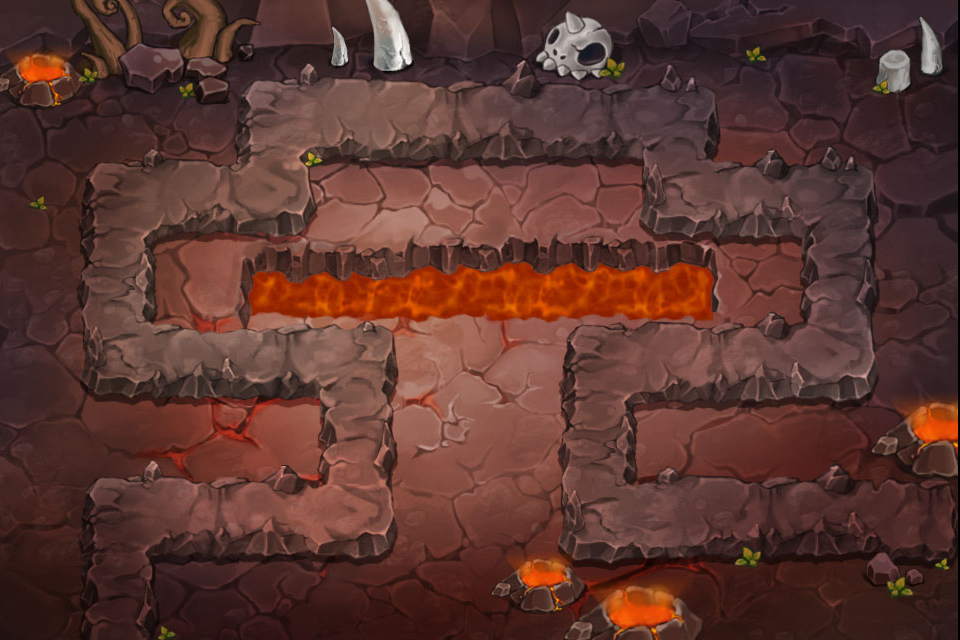

Tiled map render using the project's own tile images. Description and the map definition, with tile-layer contents summarised, below:
An orthogonal 12x8 tile map with 80x80 px tiles, 1 tile layer (Background) and 12 objects (5x tree_new.png, 4x light, newwoodhero, tunnelporta_new.png, cratergress11.png).

<map version="1.0" orientation="orthogonal" width="12" height="8" tilewidth="80" tileheight="80">
 <tileset firstgid="1" name="level2_11bg" tilewidth="80" tileheight="80">
  <tileoffset x="-2" y="0" />
  <image source="level2_11bg.jpg" width="960" height="640" />
  <tile id="12">
   <properties>
    <property name="tiletype" value="1" />
   </properties>
  </tile>
  <tile id="13">
   <properties>
    <property name="tiletype" value="1" />
   </properties>
  </tile>
  <tile id="14">
   <properties>
    <property name="tiletype" value="1" />
   </properties>
  </tile>
  <tile id="15">
   <properties>
    <property name="tiletype" value="0" />
   </properties>
  </tile>
  <tile id="16">
   <properties>
    <property name="tiletype" value="0" />
   </properties>
  </tile>
  <tile id="17">
   <properties>
    <property name="tiletype" value="0" />
   </properties>
  </tile>
  <tile id="18">
   <properties>
    <property name="tiletype" value="0" />
   </properties>
  </tile>
  <tile id="19">
   <properties>
    <property name="tiletype" value="0" />
   </properties>
  </tile>
  <tile id="20">
   <properties>
    <property name="tiletype" value="0" />
   </properties>
  </tile>
  <tile id="21">
   <properties>
    <property name="tiletype" value="1" />
   </properties>
  </tile>
  <tile id="22">
   <properties>
    <property name="tiletype" value="1" />
   </properties>
  </tile>
  <tile id="23">
   <properties>
    <property name="tiletype" value="1" />
   </properties>
  </tile>
  <tile id="24">
   <properties>
    <property name="tiletype" value="1" />
   </properties>
  </tile>
  <tile id="25">
   <properties>
    <property name="tiletype" value="0" />
   </properties>
  </tile>
  <tile id="26">
   <properties>
    <property name="tiletype" value="0" />
   </properties>
  </tile>
  <tile id="27">
   <properties>
    <property name="tiletype" value="0" />
   </properties>
  </tile>
  <tile id="28">
   <properties>
    <property name="tiletype" value="1" />
   </properties>
  </tile>
  <tile id="29">
   <properties>
    <property name="tiletype" value="1" />
   </properties>
  </tile>
  <tile id="30">
   <properties>
    <property name="tiletype" value="1" />
   </properties>
  </tile>
  <tile id="31">
   <properties>
    <property name="tiletype" value="1" />
   </properties>
  </tile>
  <tile id="32">
   <properties>
    <property name="tiletype" value="0" />
   </properties>
  </tile>
  <tile id="33">
   <properties>
    <property name="tiletype" value="0" />
   </properties>
  </tile>
  <tile id="34">
   <properties>
    <property name="tiletype" value="0" />
   </properties>
  </tile>
  <tile id="35">
   <properties>
    <property name="tiletype" value="1" />
   </properties>
  </tile>
  <tile id="36">
   <properties>
    <property name="tiletype" value="1" />
   </properties>
  </tile>
  <tile id="37">
   <properties>
    <property name="tiletype" value="0" />
   </properties>
  </tile>
  <tile id="38">
   <properties>
    <property name="tiletype" value="1" />
   </properties>
  </tile>
  <tile id="39">
   <properties>
    <property name="tiletype" value="2" />
   </properties>
  </tile>
  <tile id="40">
   <properties>
    <property name="tiletype" value="2" />
   </properties>
  </tile>
  <tile id="41">
   <properties>
    <property name="tiletype" value="2" />
   </properties>
  </tile>
  <tile id="42">
   <properties>
    <property name="tiletype" value="2" />
   </properties>
  </tile>
  <tile id="43">
   <properties>
    <property name="tiletype" value="2" />
   </properties>
  </tile>
  <tile id="44">
   <properties>
    <property name="tiletype" value="2" />
   </properties>
  </tile>
  <tile id="45">
   <properties>
    <property name="tiletype" value="1" />
   </properties>
  </tile>
  <tile id="46">
   <properties>
    <property name="tiletype" value="0" />
   </properties>
  </tile>
  <tile id="47">
   <properties>
    <property name="tiletype" value="1" />
   </properties>
  </tile>
  <tile id="48">
   <properties>
    <property name="tiletype" value="1" />
   </properties>
  </tile>
  <tile id="49">
   <properties>
    <property name="tiletype" value="0" />
   </properties>
  </tile>
  <tile id="50">
   <properties>
    <property name="tiletype" value="0" />
   </properties>
  </tile>
  <tile id="51">
   <properties>
    <property name="tiletype" value="0" />
   </properties>
  </tile>
  <tile id="52">
   <properties>
    <property name="tiletype" value="0" />
   </properties>
  </tile>
  <tile id="53">
   <properties>
    <property name="tiletype" value="1" />
   </properties>
  </tile>
  <tile id="54">
   <properties>
    <property name="tiletype" value="1" />
   </properties>
  </tile>
  <tile id="55">
   <properties>
    <property name="tiletype" value="0" />
   </properties>
  </tile>
  <tile id="56">
   <properties>
    <property name="tiletype" value="0" />
   </properties>
  </tile>
  <tile id="57">
   <properties>
    <property name="tiletype" value="0" />
   </properties>
  </tile>
  <tile id="58">
   <properties>
    <property name="tiletype" value="0" />
   </properties>
  </tile>
  <tile id="59">
   <properties>
    <property name="tiletype" value="1" />
   </properties>
  </tile>
  <tile id="60">
   <properties>
    <property name="tiletype" value="1" />
   </properties>
  </tile>
  <tile id="61">
   <properties>
    <property name="tiletype" value="1" />
   </properties>
  </tile>
  <tile id="62">
   <properties>
    <property name="tiletype" value="1" />
   </properties>
  </tile>
  <tile id="63">
   <properties>
    <property name="tiletype" value="1" />
   </properties>
  </tile>
  <tile id="64">
   <properties>
    <property name="tiletype" value="0" />
   </properties>
  </tile>
  <tile id="65">
   <properties>
    <property name="tiletype" value="1" />
   </properties>
  </tile>
  <tile id="66">
   <properties>
    <property name="tiletype" value="1" />
   </properties>
  </tile>
  <tile id="67">
   <properties>
    <property name="tiletype" value="0" />
   </properties>
  </tile>
  <tile id="68">
   <properties>
    <property name="tiletype" value="1" />
   </properties>
  </tile>
  <tile id="69">
   <properties>
    <property name="tiletype" value="1" />
   </properties>
  </tile>
  <tile id="70">
   <properties>
    <property name="tiletype" value="1" />
   </properties>
  </tile>
  <tile id="72">
   <properties>
    <property name="tiletype" value="1" />
   </properties>
  </tile>
  <tile id="73">
   <properties>
    <property name="tiletype" value="0" />
   </properties>
  </tile>
  <tile id="74">
   <properties>
    <property name="tiletype" value="0" />
   </properties>
  </tile>
  <tile id="75">
   <properties>
    <property name="tiletype" value="0" />
   </properties>
  </tile>
  <tile id="76">
   <properties>
    <property name="tiletype" value="0" />
   </properties>
  </tile>
  <tile id="77">
   <properties>
    <property name="tiletype" value="1" />
   </properties>
  </tile>
  <tile id="78">
   <properties>
    <property name="tiletype" value="1" />
   </properties>
  </tile>
  <tile id="79">
   <properties>
    <property name="tiletype" value="0" />
   </properties>
  </tile>
  <tile id="80">
   <properties>
    <property name="tiletype" value="0" />
   </properties>
  </tile>
  <tile id="81">
   <properties>
    <property name="tiletype" value="0" />
   </properties>
  </tile>
  <tile id="82">
   <properties>
    <property name="tiletype" value="0" />
   </properties>
  </tile>
  <tile id="83">
   <properties>
    <property name="tiletype" value="0" />
   </properties>
  </tile>
  <tile id="85">
   <properties>
    <property name="tiletype" value="0" />
   </properties>
  </tile>
 </tileset>
 <layer name="Background" width="12" height="8">
  <data>[96 cells, 96 non-empty, 96 distinct tile ids]</data>
 </layer>
 <objectgroup name="Objects" width="12" height="8">
  <!-- 12 objects omitted --></objectgroup>
</map>
<!-- 12 of 12 objects omitted -->
